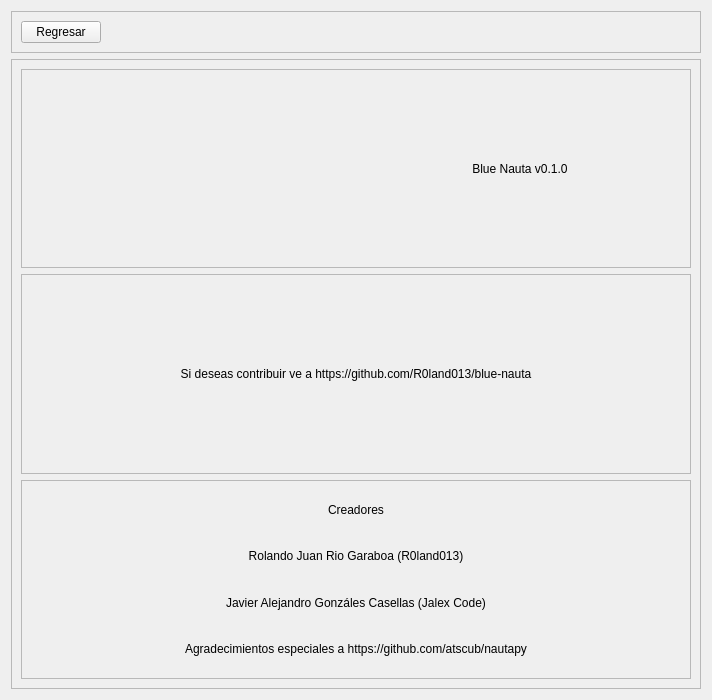
<?xml version="1.0" encoding="UTF-8"?>
<ui version="4.0">
 <class>Frame</class>
 <widget class="QFrame" name="Frame">
  <property name="geometry">
   <rect>
    <x>0</x>
    <y>0</y>
    <width>712</width>
    <height>700</height>
   </rect>
  </property>
  <property name="windowTitle">
   <string>Frame</string>
  </property>
  <layout class="QVBoxLayout" name="verticalLayout">
   <item>
    <widget class="QFrame" name="frame">
     <property name="sizePolicy">
      <sizepolicy hsizetype="Minimum" vsizetype="Maximum">
       <horstretch>0</horstretch>
       <verstretch>0</verstretch>
      </sizepolicy>
     </property>
     <property name="frameShape">
      <enum>QFrame::StyledPanel</enum>
     </property>
     <property name="frameShadow">
      <enum>QFrame::Raised</enum>
     </property>
     <layout class="QHBoxLayout" name="horizontalLayout">
      <item>
       <widget class="QPushButton" name="back_button">
        <property name="sizePolicy">
         <sizepolicy hsizetype="Maximum" vsizetype="Fixed">
          <horstretch>0</horstretch>
          <verstretch>0</verstretch>
         </sizepolicy>
        </property>
        <property name="cursor">
         <cursorShape>PointingHandCursor</cursorShape>
        </property>
        <property name="text">
         <string>Regresar</string>
        </property>
        <property name="icon">
         <iconset>
          <normaloff>assets/back.png</normaloff>assets/back.png</iconset>
        </property>
        <property name="iconSize">
         <size>
          <width>32</width>
          <height>32</height>
         </size>
        </property>
       </widget>
      </item>
      <item>
       <spacer name="horizontalSpacer">
        <property name="orientation">
         <enum>Qt::Horizontal</enum>
        </property>
        <property name="sizeHint" stdset="0">
         <size>
          <width>40</width>
          <height>20</height>
         </size>
        </property>
       </spacer>
      </item>
     </layout>
    </widget>
   </item>
   <item>
    <widget class="QFrame" name="frame_2">
     <property name="frameShape">
      <enum>QFrame::StyledPanel</enum>
     </property>
     <property name="frameShadow">
      <enum>QFrame::Raised</enum>
     </property>
     <layout class="QVBoxLayout" name="verticalLayout_2">
      <item>
       <widget class="QFrame" name="frame_4">
        <property name="frameShape">
         <enum>QFrame::StyledPanel</enum>
        </property>
        <property name="frameShadow">
         <enum>QFrame::Raised</enum>
        </property>
        <layout class="QHBoxLayout" name="horizontalLayout_2">
         <item>
          <widget class="QLabel" name="label_6">
           <property name="sizePolicy">
            <sizepolicy hsizetype="Minimum" vsizetype="Minimum">
             <horstretch>0</horstretch>
             <verstretch>0</verstretch>
            </sizepolicy>
           </property>
           <property name="text">
            <string/>
           </property>
           <property name="pixmap">
            <pixmap>assets/bluenauta.png</pixmap>
           </property>
           <property name="scaledContents">
            <bool>false</bool>
           </property>
           <property name="alignment">
            <set>Qt::AlignCenter</set>
           </property>
          </widget>
         </item>
         <item>
          <widget class="QLabel" name="label_5">
           <property name="text">
            <string>Blue Nauta v0.1.0</string>
           </property>
           <property name="alignment">
            <set>Qt::AlignCenter</set>
           </property>
          </widget>
         </item>
        </layout>
       </widget>
      </item>
      <item>
       <widget class="QFrame" name="frame_5">
        <property name="frameShape">
         <enum>QFrame::StyledPanel</enum>
        </property>
        <property name="frameShadow">
         <enum>QFrame::Raised</enum>
        </property>
        <layout class="QVBoxLayout" name="verticalLayout_4">
         <item>
          <widget class="QLabel" name="label_7">
           <property name="text">
            <string>Si deseas contribuir ve a https://github.com/R0land013/blue-nauta</string>
           </property>
           <property name="alignment">
            <set>Qt::AlignCenter</set>
           </property>
           <property name="wordWrap">
            <bool>true</bool>
           </property>
          </widget>
         </item>
        </layout>
       </widget>
      </item>
      <item>
       <widget class="QFrame" name="frame_3">
        <property name="frameShape">
         <enum>QFrame::StyledPanel</enum>
        </property>
        <property name="frameShadow">
         <enum>QFrame::Raised</enum>
        </property>
        <layout class="QVBoxLayout" name="verticalLayout_3">
         <item>
          <widget class="QLabel" name="label">
           <property name="text">
            <string>Creadores</string>
           </property>
           <property name="alignment">
            <set>Qt::AlignCenter</set>
           </property>
          </widget>
         </item>
         <item>
          <widget class="QLabel" name="label_2">
           <property name="text">
            <string>Rolando Juan Rio Garaboa (R0land013)</string>
           </property>
           <property name="alignment">
            <set>Qt::AlignCenter</set>
           </property>
           <property name="openExternalLinks">
            <bool>true</bool>
           </property>
           <property name="textInteractionFlags">
            <set>Qt::TextBrowserInteraction</set>
           </property>
          </widget>
         </item>
         <item>
          <widget class="QLabel" name="label_3">
           <property name="text">
            <string>Javier Alejandro Gonzáles Casellas (Jalex Code)</string>
           </property>
           <property name="alignment">
            <set>Qt::AlignCenter</set>
           </property>
          </widget>
         </item>
         <item>
          <widget class="QLabel" name="label_4">
           <property name="text">
            <string>Agradecimientos especiales a https://github.com/atscub/nautapy</string>
           </property>
           <property name="alignment">
            <set>Qt::AlignCenter</set>
           </property>
           <property name="wordWrap">
            <bool>true</bool>
           </property>
          </widget>
         </item>
        </layout>
       </widget>
      </item>
     </layout>
    </widget>
   </item>
  </layout>
 </widget>
 <resources/>
 <connections/>
</ui>
